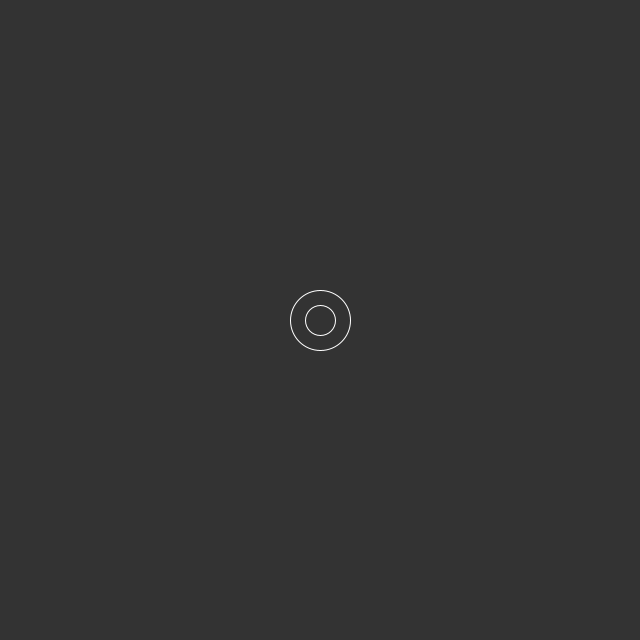
Frame 1 (no input)
Frame 60 (the mouse pressed at the canvas centre just before this capture): identical to frame 1, image omitted
Frame 120 (the mouse held since frame 60 and released just before this capture): identical to frame 1, image omitted

The Processing sketch that drew this single still picture (run headless with seeded random() and noise(); from frame 60 on, the mouse is pressed at the canvas centre):

// Processing sketch: sketch_01_function_definition
// ── sketch_01_function_definition.pde
/*
関数を作る
これまで、draw()やellipse()などあらかめ用意された関数を使用してきた。
独自の関数をつくり、使用する方法を学ぶ。
*/

void setup() {
  size(640, 640);
  noFill();
  stroke(255);
}

void draw() {
  
  
  background(51);
  
  //定義した関数「doubleCircle」を実行。定義の中身はスケッチの末尾に
  doubleCircle();
  
}

//関数「doubleCircle」の定義
void doubleCircle(){
  ellipse(width/2,height/2,30,30);
  ellipse(width/2,height/2,60,60);
}


/*
関数定義の例

1. 一般的な関数の定義
================================
[戻り値の型] [関数名] ([パラメータ]) {
  
  内部の処理
  
  return [戻り値];
  
}
================================

2. 戻り値がない関数の定義
================================
void [関数名] ([パラメータ]) {
  
  内部の処理
  
}
================================

3. 戻り値もパラメータもない関数
================================
void [関数名] () {
  
  内部の処理
  
}
================================

*/
